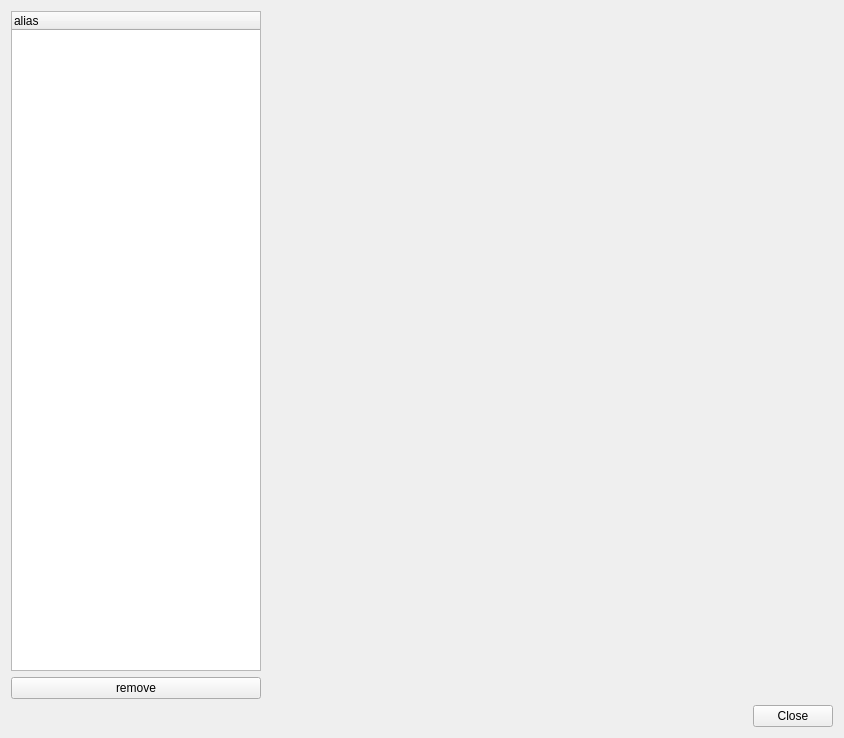
<?xml version="1.0" encoding="UTF-8"?>
<ui version="4.0">
 <class>GuiIndicatorsList</class>
 <widget class="QWidget" name="GuiIndicatorsList">
  <property name="geometry">
   <rect>
    <x>0</x>
    <y>0</y>
    <width>844</width>
    <height>738</height>
   </rect>
  </property>
  <property name="windowTitle">
   <string>Indicators</string>
  </property>
  <layout class="QVBoxLayout" name="verticalLayout_2">
   <item>
    <layout class="QHBoxLayout" name="horizontalLayout">
     <item>
      <layout class="QVBoxLayout" name="verticalLayout">
       <item>
        <widget class="QTreeWidget" name="treeWidget">
         <property name="sizePolicy">
          <sizepolicy hsizetype="Maximum" vsizetype="Expanding">
           <horstretch>0</horstretch>
           <verstretch>0</verstretch>
          </sizepolicy>
         </property>
         <property name="minimumSize">
          <size>
           <width>250</width>
           <height>0</height>
          </size>
         </property>
         <property name="maximumSize">
          <size>
           <width>250</width>
           <height>16777215</height>
          </size>
         </property>
         <column>
          <property name="text">
           <string>alias</string>
          </property>
         </column>
        </widget>
       </item>
       <item>
        <widget class="QPushButton" name="removeButton">
         <property name="sizePolicy">
          <sizepolicy hsizetype="Fixed" vsizetype="Minimum">
           <horstretch>0</horstretch>
           <verstretch>0</verstretch>
          </sizepolicy>
         </property>
         <property name="minimumSize">
          <size>
           <width>250</width>
           <height>0</height>
          </size>
         </property>
         <property name="maximumSize">
          <size>
           <width>250</width>
           <height>16777215</height>
          </size>
         </property>
         <property name="text">
          <string>remove</string>
         </property>
        </widget>
       </item>
      </layout>
     </item>
     <item>
      <layout class="QHBoxLayout" name="layoutProp">
       <item>
        <widget class="QWidget" name="propertyView" native="true"/>
       </item>
      </layout>
     </item>
    </layout>
   </item>
   <item>
    <widget class="QDialogButtonBox" name="buttonBox">
     <property name="standardButtons">
      <set>QDialogButtonBox::Close</set>
     </property>
     <property name="centerButtons">
      <bool>false</bool>
     </property>
    </widget>
   </item>
  </layout>
 </widget>
 <layoutdefault spacing="6" margin="11"/>
 <resources/>
 <connections/>
</ui>
